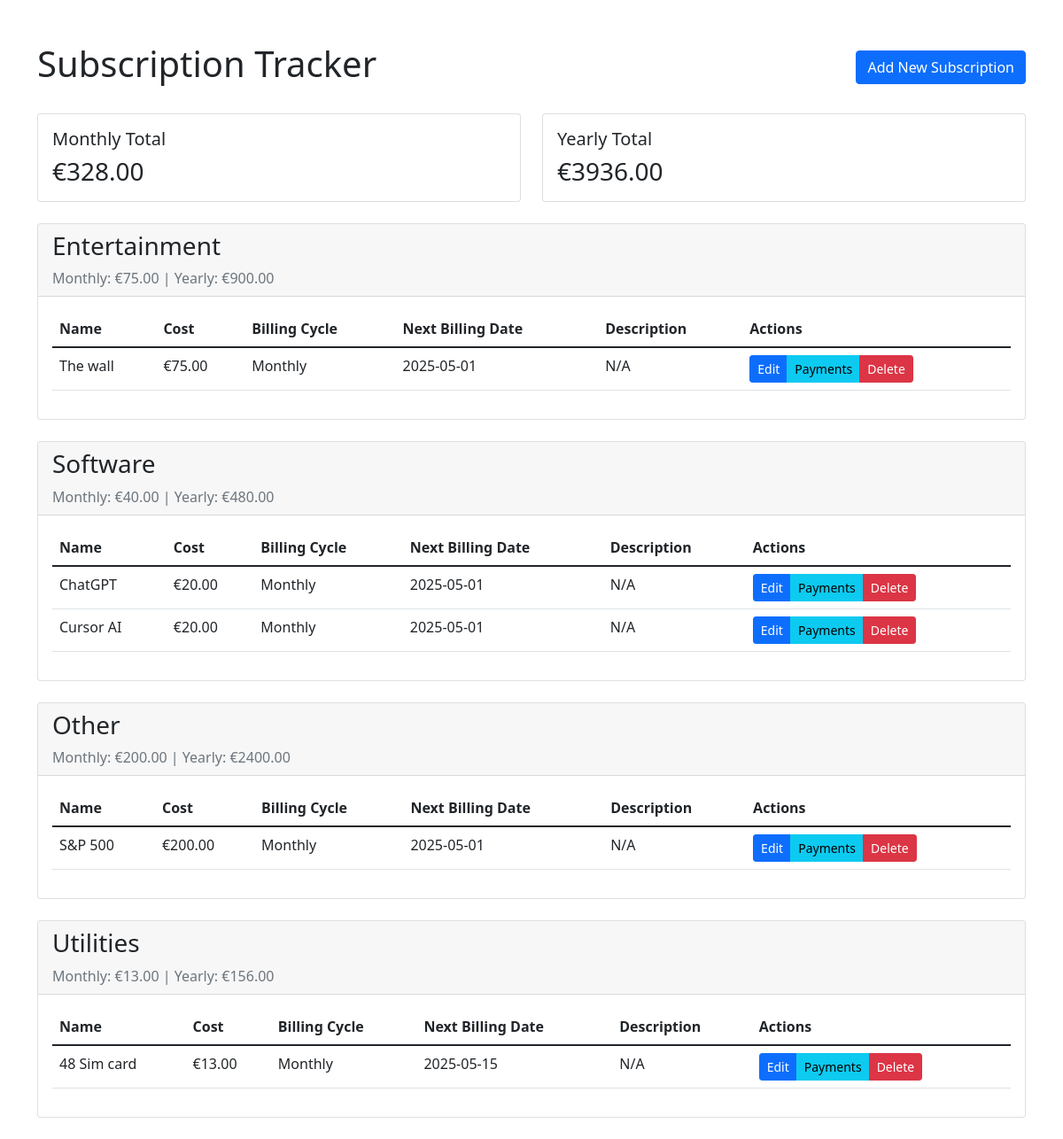
The app's page /, older data.
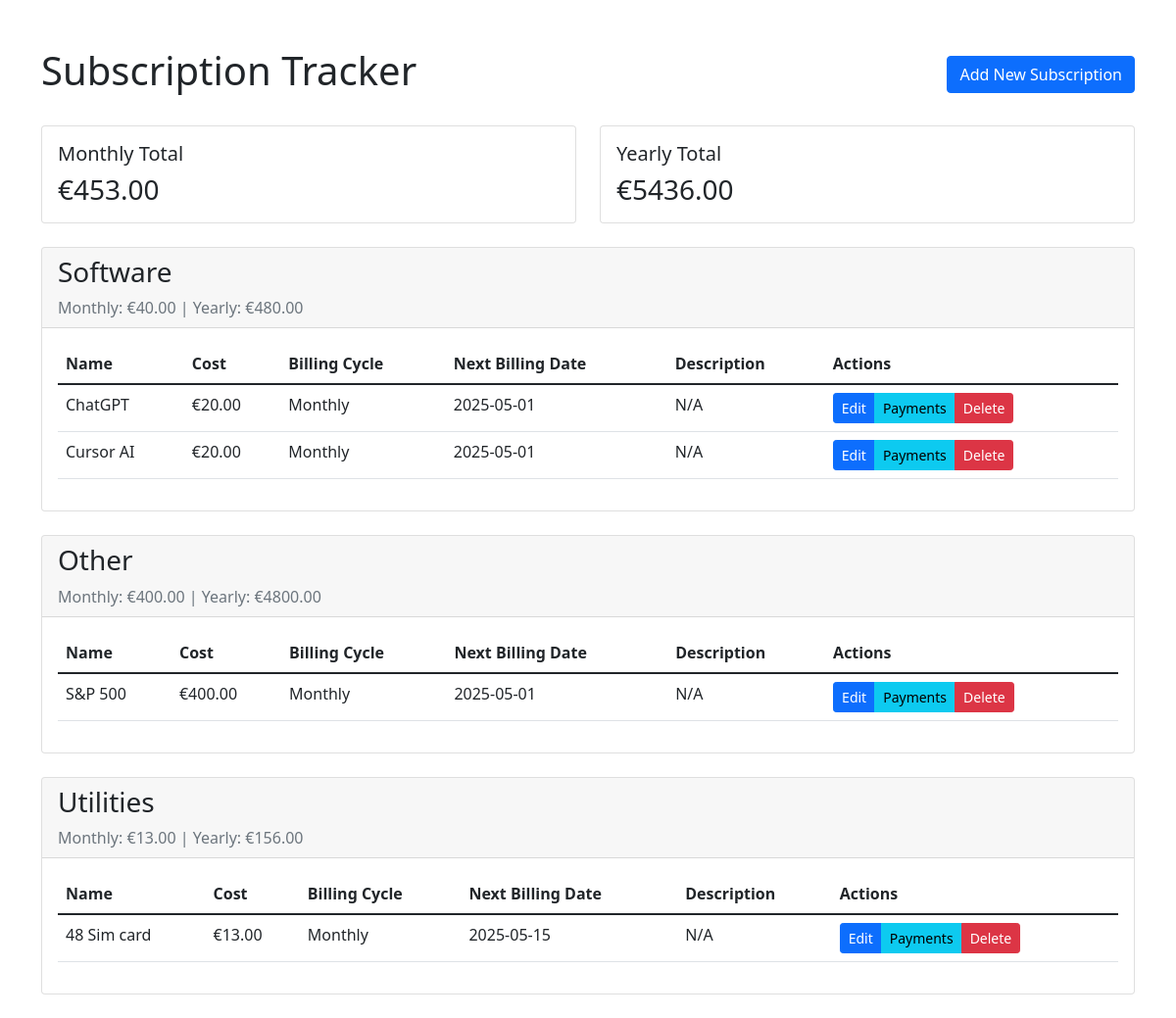
The same page, newer data.
### app.py (models this page shows)
class Subscription(db.Model):
    id = db.Column(db.Integer, primary_key=True)
    name = db.Column(db.String(100), nullable=False)
    cost = db.Column(db.Float, nullable=False)
    billing_cycle = db.Column(db.String(20), nullable=False)  # 'monthly' or 'yearly'
    next_billing_date = db.Column(db.Date, nullable=False)
    category = db.Column(db.String(50), nullable=False, default='Other')
    description = db.Column(db.String(200))

### app.py (the view)
@app.route('/')
def index():
    subscriptions = Subscription.query.all()
    total_monthly = sum(sub.cost if sub.billing_cycle == 'monthly' else sub.cost/12 for sub in subscriptions)
    total_yearly = sum(sub.cost if sub.billing_cycle == 'yearly' else sub.cost*12 for sub in subscriptions)
    categories = {}
    for sub in subscriptions:
        if sub.category not in categories:
            categories[sub.category] = {
                'subscriptions': [],
                'monthly_total': 0,
                'yearly_total': 0
            }
        categories[sub.category]['subscriptions'].append(sub)
        categories[sub.category]['monthly_total'] += sub.cost if sub.billing_cycle == 'monthly' else sub.cost/12
        categories[sub.category]['yearly_total'] += sub.cost if sub.billing_cycle == 'yearly' else sub.cost*12
    return render_template('index.html',
                         categories=categories,
                         subscriptions=subscriptions,
                         total_monthly=total_monthly,
                         total_yearly=total_yearly)

### templates/index.html (shortened to what this page needs)
<!DOCTYPE html>
<html lang="en">
<head>
    <link href="https://cdn.jsdelivr.net/npm/bootstrap@5.1.3/dist/css/bootstrap.min.css" rel="stylesheet">
</head>
<body>
    <div class="container mt-5">
        <div class="d-flex justify-content-between align-items-center mb-4">
            <h1>Subscription Tracker</h1>
            <a href="{{ url_for('add_subscription') }}" class="btn btn-primary">Add New Subscription</a>
        </div>
        <div class="row mb-4">
            <div class="col-md-6">
                <div class="card">
                    <div class="card-body">
                        <h5 class="card-title">Monthly Total</h5>
                        <p class="card-text h3">€{{ "%.2f"|format(total_monthly) }}</p>
                    </div>
                </div>
            </div>
            <div class="col-md-6">
                <div class="card">
                    <div class="card-body">
                        <h5 class="card-title">Yearly Total</h5>
                        <p class="card-text h3">€{{ "%.2f"|format(total_yearly) }}</p>
                    </div>
                </div>
            </div>
        </div>
        {% for category, data in categories.items() %}
        <div class="card mb-4">
            <div class="card-header">
                <h3>{{ category }}</h3>
                <div class="text-muted">
                    Monthly: €{{ "%.2f"|format(data.monthly_total) }} |
                    Yearly: €{{ "%.2f"|format(data.yearly_total) }}
                </div>
            </div>
            <div class="card-body">
                <div class="table-responsive">
                    <table class="table">
                        <thead>
                            <tr>
                                <th>Name</th>
                                <th>Cost</th>
                                <th>Billing Cycle</th>
                                <th>Next Billing Date</th>
                                <th>Description</th>
                                <th>Actions</th>
                            </tr>
                        </thead>
                        <tbody>
                            {% for subscription in data.subscriptions %}
                            <tr>
                                <td>{{ subscription.name }}</td>
                                <td>€{{ "%.2f"|format(subscription.cost) }}</td>
                                <td>{{ subscription.billing_cycle.capitalize() }}</td>
                                <td>{{ subscription.next_billing_date.strftime('%Y-%m-%d') }}</td>
                                <td>{{ subscription.description or 'N/A' }}</td>
                                <td>
                                    <div class="btn-group">
                                        <a href="{{ url_for('edit_subscription', id=subscription.id) }}"
                                           class="btn btn-primary btn-sm">Edit</a>
                                        <a href="{{ url_for('view_payments', id=subscription.id) }}"
                                           class="btn btn-info btn-sm">Payments</a>
                                        <a href="{{ url_for('delete_subscription', id=subscription.id) }}"
                                           class="btn btn-danger btn-sm"
                                           onclick="return confirm('Are you sure you want to delete this subscription?')">
                                            Delete
                                        </a>
                                    </div>
                                </td>
                            </tr>
                            {% endfor %}
                        </tbody>
                    </table>
                </div>
            </div>
        </div>
        {% endfor %}
    </div>
</body>
</html>

Row changes from the older to the newer data that the page shows:
removed Subscription: category "Entertainment", monthly_total "75.00", yearly_total "900.00", name "The wall", cost "75.00", billing_cycle "Monthly", next_billing_date "2025-05-01", description "N/A"
changed Subscription "Other": monthly_total "200.00" → "400.00"; yearly_total "2400.00" → "4800.00"; cost "200.00" → "400.00"
Text that changed along with them:
{{ "%.2f"|format(total_monthly) }}: "328.00" → "453.00"
{{ "%.2f"|format(total_yearly) }}: "3936.00" → "5436.00"
